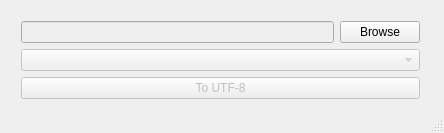
<?xml version="1.0" encoding="UTF-8"?>
<ui version="4.0">
 <class>MainWindow</class>
 <widget class="QMainWindow" name="MainWindow">
  <property name="windowModality">
   <enum>Qt::NonModal</enum>
  </property>
  <property name="geometry">
   <rect>
    <x>0</x>
    <y>0</y>
    <width>444</width>
    <height>133</height>
   </rect>
  </property>
  <property name="sizePolicy">
   <sizepolicy hsizetype="Fixed" vsizetype="Fixed">
    <horstretch>0</horstretch>
    <verstretch>0</verstretch>
   </sizepolicy>
  </property>
  <property name="windowTitle">
   <string>Maral UTF-8 Converter</string>
  </property>
  <property name="locale">
   <locale language="Persian" country="Iran"/>
  </property>
  <widget class="QWidget" name="centralWidget">
   <widget class="QWidget" name="verticalLayoutWidget">
    <property name="geometry">
     <rect>
      <x>10</x>
      <y>10</y>
      <width>421</width>
      <height>101</height>
     </rect>
    </property>
    <layout class="QVBoxLayout" name="verticalLayout">
     <item>
      <layout class="QGridLayout" name="gridLayout_3">
       <item row="0" column="0">
        <widget class="QLineEdit" name="lnePath">
         <property name="enabled">
          <bool>false</bool>
         </property>
        </widget>
       </item>
       <item row="0" column="1">
        <widget class="QPushButton" name="btnBrowse">
         <property name="text">
          <string>Browse</string>
         </property>
        </widget>
       </item>
      </layout>
     </item>
     <item>
      <widget class="QComboBox" name="cmbEncoding">
       <property name="enabled">
        <bool>false</bool>
       </property>
      </widget>
     </item>
     <item>
      <widget class="QPushButton" name="btnConv">
       <property name="enabled">
        <bool>false</bool>
       </property>
       <property name="text">
        <string>To UTF-8</string>
       </property>
      </widget>
     </item>
    </layout>
   </widget>
  </widget>
  <widget class="QStatusBar" name="statusBar"/>
 </widget>
 <layoutdefault spacing="6" margin="11"/>
 <resources/>
 <connections/>
</ui>
